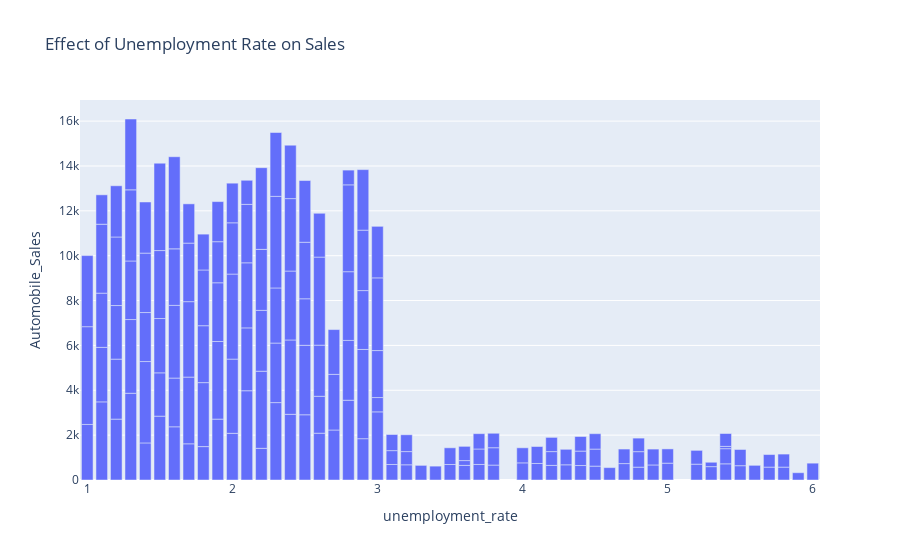

The cell this chart's notebook holds for it:
### Code cell
import plotly.express as px
from dash import dcc
recession_data = df[df['Recession'] == 1]
unemp_rec = u_data = df.groupby(['unemployment_rate','Vehicle_Type'], as_index=False)['Automobile_Sales'].mean()
R_chart4 = px.bar(x='unemployment_rate',y='Automobile_Sales',
                                            title='Effect of Unemployment Rate on Sales', 
                                            data_frame=unemp_rec)
R_chart4

### Figure 1 — Plotly figure (JSON) as saved in the notebook; plotly's stock layout.template omitted (floating-point values rounded to 4 significant figures; data arrays with more than 128 entries replaced by an {"elided": "..."} marker saying what was removed)
{"data": [{"alignmentgroup": "True", "hovertemplate": "unemployment_rate=%{x}<br>Automobile_Sales=%{y}<extra></extra>", "legendgroup": "", "marker": {"color": "#636efa", "pattern": {"shape": ""}}, "name": "", "offsetgroup": "", "orientation": "v", "showlegend": false, "textposition": "auto", "type": "bar", "x": {"elided": "162 float values"}, "xaxis": "x", "y": {"elided": "162 float values"}, "yaxis": "y"}], "layout": {"barmode": "relative", "legend": {"tracegroupgap": 0}, "title": {"text": "Effect of Unemployment Rate on Sales"}, "xaxis": {"anchor": "y", "domain": [0, 1], "title": {"text": "unemployment_rate"}}, "yaxis": {"anchor": "x", "domain": [0, 1], "title": {"text": "Automobile_Sales"}}}}
